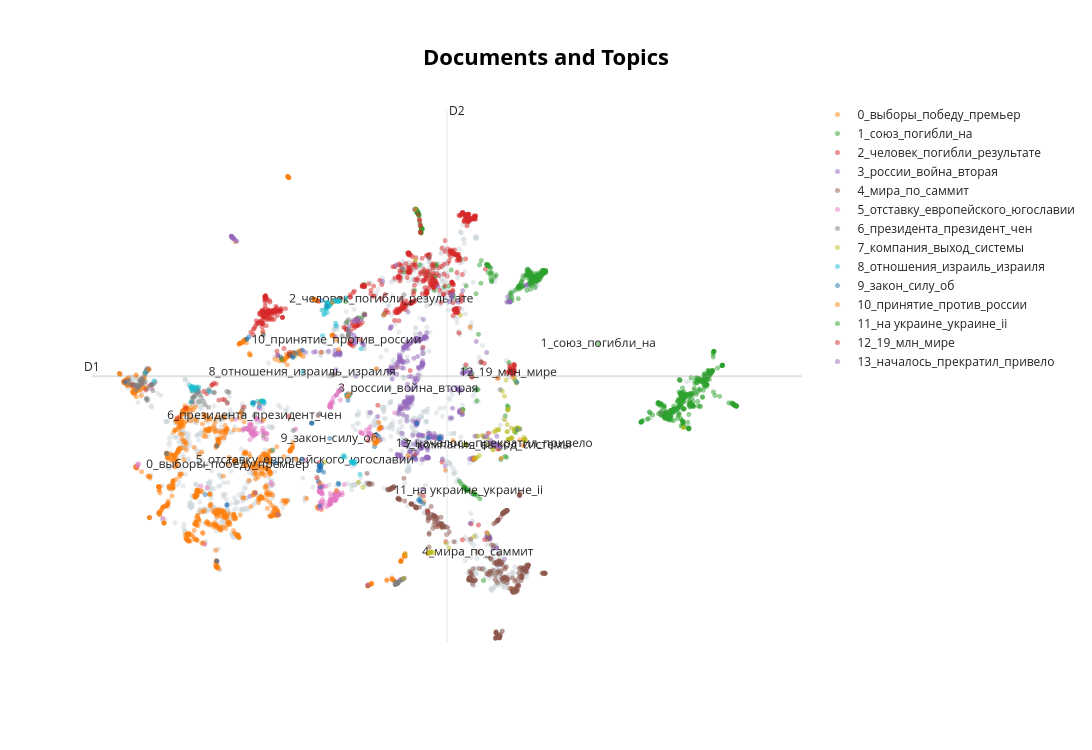

Here is the notebook cell this chart was saved with:
### Code cell
def save_topics_barchart(topic_model: BERTopic, out_html="topics_barchart.html", top_n_topics=30):
    """
    Сохраняет интерактивный bar chart с размерами/словами тем (BERTopic).
    """
    fig = topic_model.visualize_barchart(top_n_topics=top_n_topics, n_words=10)
    fig.write_html(out_html)
    return fig


def save_documents_scatter(topic_model, texts, topics, out_html="documents_scatter.html"):
    """
    Сохраняет интерактивный scatter документов по темам (BERTopic).
    """
    fig = topic_model.visualize_documents(docs=texts, topics=topics)
    fig.write_html(out_html)
    return fig

save_topics_barchart(topic_model, out_html="topic_plots/topics_barchart.html")
save_documents_scatter(topic_model, texts, topics, out_html="topic_plots/documents_scatter.html")
